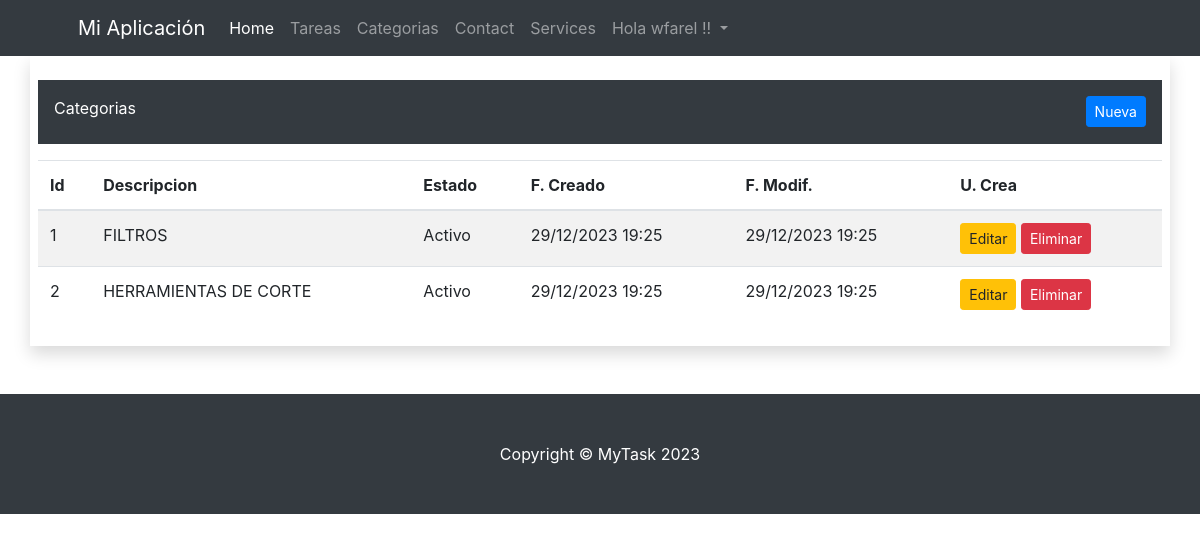
The page /inv/categorias/ (signed in) on the database as committed earlier.
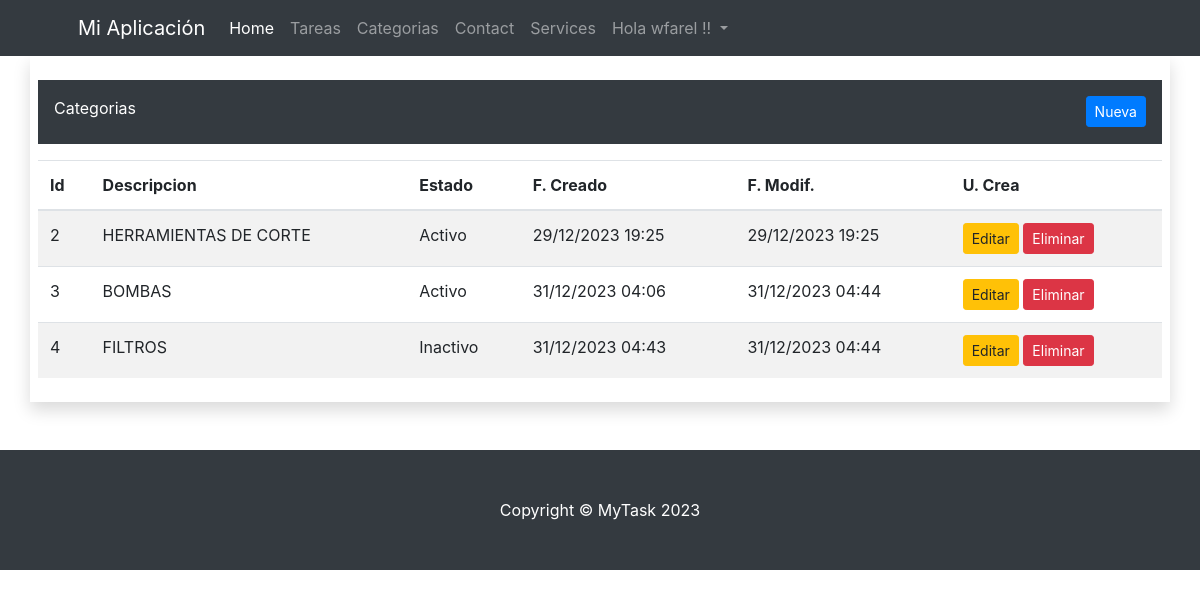
The same page on the database as committed later.
### inv/models.py (models this page shows, shortened)
class Categoria(ClaseModelo):
    descripcion = models.CharField(
        max_length=100,
        unique=True
    )
    class Meta:
        verbose_name_plural = 'Categorias'

### inv/views.py (the view)
# urls.py: path('categorias/', CategoriaView.as_view(), name='categoria_list'),
class CategoriaView(LoginRequiredMixin, ListView):
    model = Categoria
    template_name = 'inv/categoria_list.html'
    context_object_name = 'obj'
    login_url = 'bases:login'

### inv/templates/inv/categoria_list.html (shortened to what this page needs)
{% extends "bases/base.html" %}
{% block content %}
<div class="row">
    <div class="col-md-12">
        <div class="container p-3 pb-4 my-3 bg-dark text-white">
            Categorias
            <a class="btn btn-primary btn-sm float-right"  href="{% url 'inv:categoria_new' %}">Nueva</a>
        </div>
        {% if not obj %}
        <p>No hay Categorias</p>
        {% else %}
        <table class="table table-hover table-striped">
            <thead>
                <tr>
                    <th>Id</th>
                    <th>Descripcion</th>
                    <th>Estado</th>
                    <th>F. Creado</th>
                    <th>F. Modif.</th>
                    <th>U. Crea</th>
                </tr>
            </thead>
            <tbody>
                {% for item in obj %}
                <tr>
                    <td>{{ item.id }}</td>
                    <td>{{ item.descripcion }}</td>
                    <td>{% if item.estado %}
                        <span class="label label-success">Activo</span>
                        {% else %}
                        <span class="label label-danger">Inactivo</span>
                        {% endif %}
                    </td>
                    <td>{{ item.fc|date:"d/m/Y H:i" }}</td>
                    <td>{{ item.fm|date:"d/m/Y H:i" }}</td>
                    <td>
                        <a href="{% url 'inv:categoria_edit' item.id %}" class="btn btn-warning btn-sm">Editar</a>
                        <a href="{% url 'inv:categoria_delete' item.id %}" class="btn btn-danger btn-sm">Eliminar</a>
                    </td>
                </tr>
                {% endfor %}
            </tbody>
        </table>
        {% endif %}
    </div>
</div>
{% endblock %}

### bases/templates/bases/base.html (shortened to what this page needs)
<!DOCTYPE html>
{% load static %}
<html lang="en">
<head>
    {% load bootstrap4 %}
    {% bootstrap_css %}
</head>
<body>
    {% block navbar %}
    <nav class="navbar navbar-expand-lg navbar-dark bg-dark">
        <div class="container px-5">
            <a class="navbar-brand" href="#!">Mi Aplicación</a>
            <div class="collapse navbar-collapse" id="navbarSupportedContent">
                <ul class="navbar-nav ms-auto mb-2 mb-lg-0">
                    <li class="nav-item"><a class="nav-link active" aria-current="page" href="{% url 'bases:home' %}">Home</a></li>
                    <li class="nav-item"><a class="nav-link" href="{% url 'task:task_list' %}">Tareas</a></li>
                    <li class="nav-item"><a class="nav-link" href="{% url 'inv:categoria_list' %}">Categorias</a></li>
                    <li class="nav-item"><a class="nav-link" href="#!">Contact</a></li>
                    <li class="nav-item"><a class="nav-link" href="#!">Services</a></li>
                    <li class="nav-item dropdown">
                        <a class="nav-link dropdown-toggle" href="#" id="navbarDropdown" role="button"
                           data-toggle="dropdown" aria-haspopup="true" aria-expanded="false">
                           Hola {{ user.username }} !!
                        </a>
                      </li>
                </ul>
            </div>
        </div>
    </nav>
    {% endblock %}
    <div class="container mb-5 p-2 shadow">
        {% block content %}
        {% endblock %}
    </div>
    {% block footer%}
    <footer class="py-5 bg-dark">
        <div class="container px-4 px-lg-5"><p class="m-0 text-center text-white">Copyright &copy; MyTask 2023</p></div>
    </footer>
    {% endblock %}
</body>
</html>

Rows that differ between the two databases and show on the page:
removed Categoria: id "1", descripcion "FILTROS", estado "Activo", fc "29/12/2023 19:25", fm "29/12/2023 19:25"
added Categoria: id "3", descripcion "BOMBAS", estado "Activo", fc "31/12/2023 04:06", fm "31/12/2023 04:44"
added Categoria: id "4", descripcion "FILTROS", estado "Inactivo", fc "31/12/2023 04:43", fm "31/12/2023 04:44"
